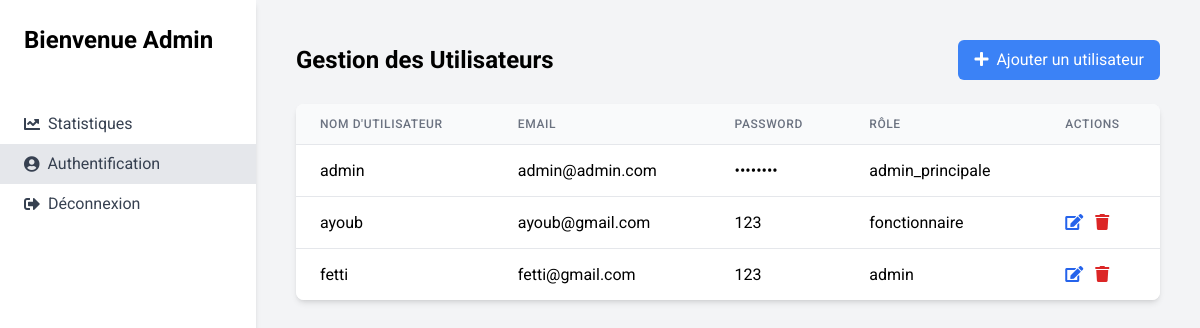
The app's page /views/admin/admin_dash.php (signed in), older data.
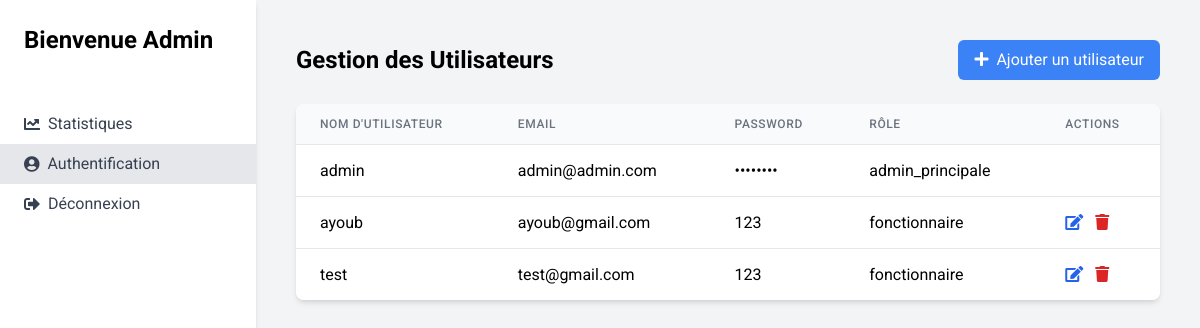
The same page, newer data.
### tables this page shows
CREATE TABLE `utilisateur` (
  `id` int NOT NULL,
  `full_name` varchar(255) NOT NULL,
  `email` varchar(255) NOT NULL,
  `password` varchar(255) NOT NULL,
  `role` enum('admin','fonctionnaire','admin_principale') NOT NULL
);

### models/user.php (called while the page is built, shortened)
<?php
class User{
    protected $pdo;
    public function __construct($pdo)
    {
        $this->pdo = $pdo;
        if (isset($_SESSION['user_id'])) {
            $this->id = $_SESSION['user_id'];
            $stmt = $this->pdo->prepare("SELECT * FROM utilisateur WHERE id = ?");
            $stmt->execute([$this->id]);
            $user = $stmt->fetch();
        }
    }
    public function getAllUsers() {
        try {
            $stmt = $this->pdo->query("SELECT id, full_name, email, password, role FROM utilisateur");
            return $stmt->fetchAll(PDO::FETCH_ASSOC);
        } catch (PDOException $e) {
            return [];
        }
    }
}
?>

### views/admin/check_admin.php (called while the page is built, shortened)
<?php
require_once '../../models/user.php';
$database = new Database();
$db = $database->getConnection();
$user = new User($db);
?>

### views/admin/admin_dash.php (the view, shortened to what this page needs)
<?php
require_once 'check_admin.php';
require_once '../../models/user.php';
$database = new Database();
$db = $database->connect();
$user = new User($db);
$users = $user->getAllUsers();
?>
<html lang="en">
 <head>
  <script src="https://cdn.tailwindcss.com"></script>
  <link href="https://cdnjs.cloudflare.com/ajax/libs/font-awesome/5.15.3/css/all.min.css" rel="stylesheet"/>
 </head>
 <body class="bg-gray-100">
  <div class="flex">
   <div class="w-64 bg-white h-screen shadow-md">
    <div class="p-6">
     <h1 class="text-2xl font-bold">Bienvenue Admin </h1>
    </div>
    <nav class="mt-6">
     <ul>
       <li>
        <a href="admin_stat.php" class="flex items-center px-6 py-2 text-gray-700 hover:bg-gray-200 <?php echo basename($_SERVER['PHP_SELF']) === 'admin_stat.php' ? 'bg-gray-200' : ''; ?>">
          <i class="fas fa-chart-line mr-2"></i>
          Statistiques
        </a>
       </li>
      <li>
       <a href="admin_dash.php" class="flex items-center px-6 py-2 text-gray-700 bg-gray-200 <?php echo basename($_SERVER['PHP_SELF']) === 'admin_dash.php' ? 'bg-gray-200' : ''; ?>">
         <i class="fas fa-user-circle mr-2"></i>
         Authentification
       </a>
      </li>
      <li>
       <a href="../auth/logout.php" class="flex items-center px-6 py-2 text-gray-700 hover:bg-red-200">
         <i class="fas fa-sign-out-alt mr-2"></i>
         Déconnexion
       </a>
      </li>
     </ul>
    </nav>
   </div>
   <div class="flex-1 p-10">
    <div class="flex justify-between items-center mb-6">
      <h2 class="text-2xl font-bold">Gestion des Utilisateurs</h2>
      <button onclick="openModal()" class="bg-blue-500 text-white px-4 py-2 rounded-md hover:bg-blue-600">
        <i class="fas fa-plus mr-2"></i>Ajouter un utilisateur
      </button>
    </div>
    <div class="bg-white rounded-lg shadow-md overflow-hidden">
      <table class="min-w-full divide-y divide-gray-200">
        <thead class="bg-gray-50">
          <tr>
            <th class="px-6 py-3 text-left text-xs font-medium text-gray-500 uppercase tracking-wider">Nom d'utilisateur</th>
            <th class="px-6 py-3 text-left text-xs font-medium text-gray-500 uppercase tracking-wider">Email</th>
            <th class="px-6 py-3 text-left text-xs font-medium text-gray-500 uppercase tracking-wider">Password</th>
            <th class="px-6 py-3 text-left text-xs font-medium text-gray-500 uppercase tracking-wider">Rôle</th>
            <th class="px-6 py-3 text-left text-xs font-medium text-gray-500 uppercase tracking-wider">Actions</th>
          </tr>
        </thead>
        <tbody class="bg-white divide-y divide-gray-200">
          <?php foreach ($users as $user): ?>
          <tr>
            <td class="px-6 py-4 whitespace-nowrap"><?php echo htmlspecialchars($user['full_name']); ?></td>
            <td class="px-6 py-4 whitespace-nowrap"><?php echo htmlspecialchars($user['email']); ?></td>
            <?php if ($user['role'] == 'admin_principale'): ?>
              <td class="px-6 py-4 whitespace-nowrap">••••••••</td>
              <?php endif; ?>
              <?php if ($user['role'] !== 'admin_principale'): ?>
              <td class="px-6 py-4 whitespace-nowrap"><?php echo htmlspecialchars($user['password']); ?></td>
            <?php endif; ?>
            <td class="px-6 py-4 whitespace-nowrap"><?php echo htmlspecialchars($user['role']); ?></td>
            <td class="px-6 py-4 whitespace-nowrap">
              <?php if ($user['role'] !== 'admin_principale'): ?>
              <button onclick='openEditModal(<?php echo json_encode($user); ?>)' class="text-blue-600 hover:text-blue-800 mr-2">
                <i class="fas fa-edit"></i>
              </button>
              <button onclick="confirmDelete(<?php echo $user['id']; ?>)" class="text-red-600 hover:text-red-800">
                <i class="fas fa-trash"></i>
              </button>
              <?php endif; ?>
            </td>
          </tr>
          <?php endforeach; ?>
        </tbody>
      </table>
    </div>
   </div>
  </div>
 </body>
</html>

### views/admin/admin_dash.php (style rules this page uses)
body { font-family: 'Roboto', sans-serif; }

Row changes from the older to the newer data that the page shows:
removed utilisateur: full_name "fetti", email "fetti@gmail.com", password "123", role "admin"
added utilisateur: full_name "test", email "test@gmail.com", password "123", role "fonctionnaire"
